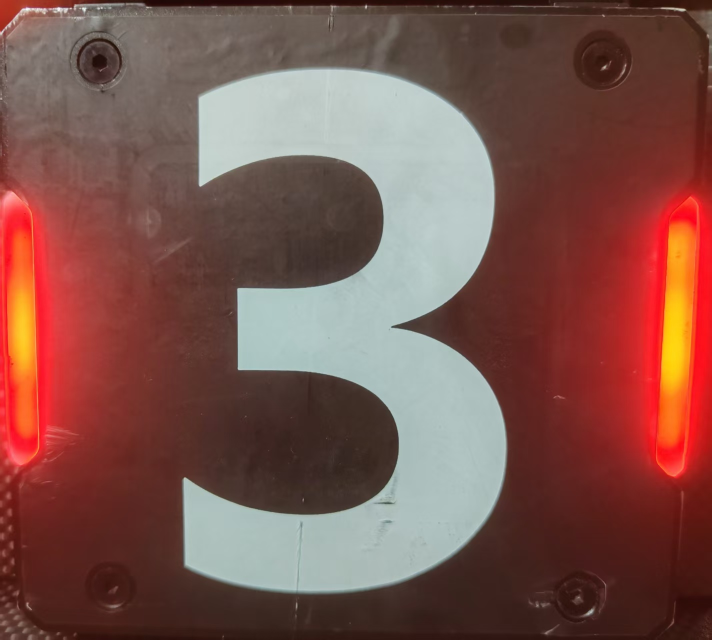
//> input picture class_3/imgs/red_3.jpg, 1424 x 1280 px (shown at 1/2 size)
$ ./show_img   (built with g++ and OpenCV 4)
//> lines starting //> are read from the running program, lines starting //| are printed output that depends on the picture
#include <opencv2/opencv.hpp>

int main()
{
    cv::Mat bgr_img;
    bgr_img = cv::imread("imgs/red_3.jpg");
//> bgr_img is the input picture: 1280 rows x 1424 cols, CV_8UC3; mean B, G, R 76.9, 84.2, 125.5

    //分离三个通道并显示，调试试用
    std::vector<cv::Mat> channels;
    cv::split(bgr_img, channels);
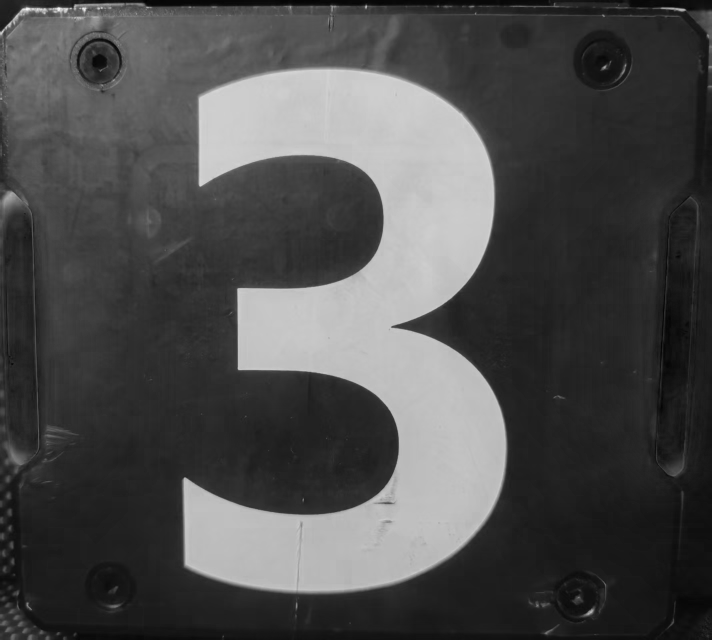
//> channels[0]: 1280 rows x 1424 cols, CV_8UC1 (shown at 1/2 size); min 0, max 255, mean 76.9
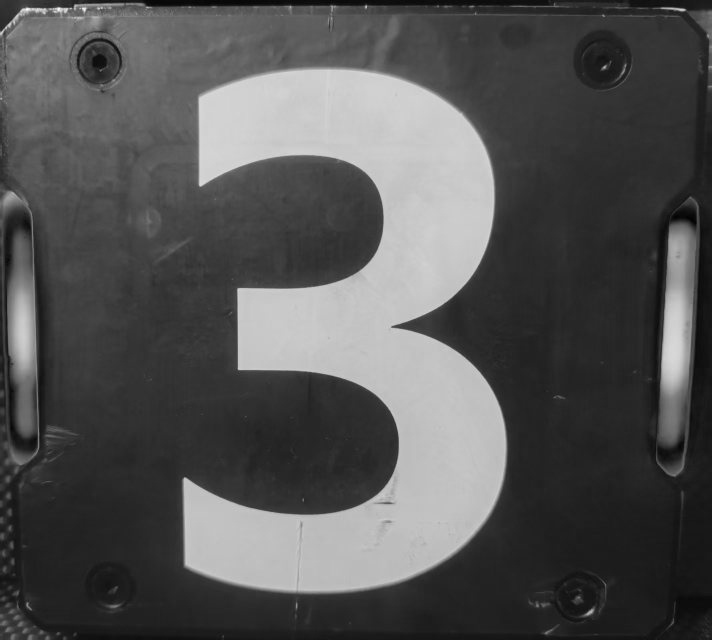
//> channels[1]: 1280 rows x 1424 cols, CV_8UC1 (shown at 1/2 size); min 1, max 253, mean 84.2
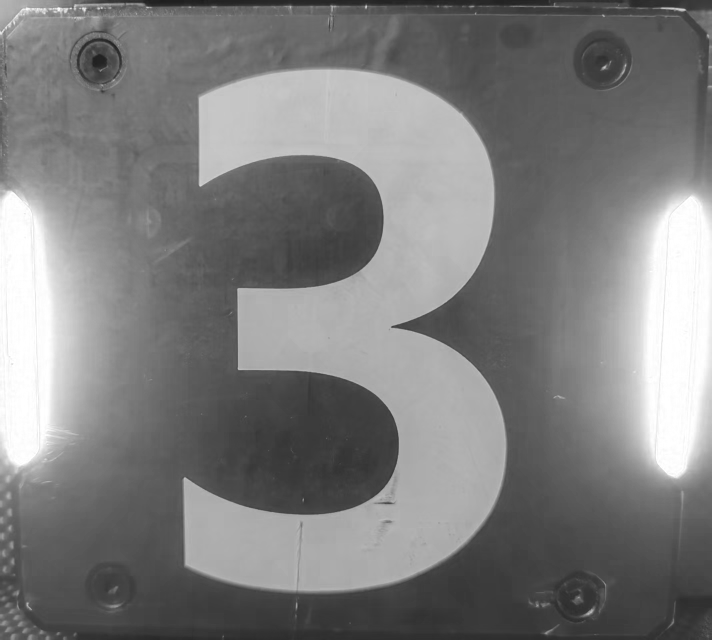
//> channels[2]: 1280 rows x 1424 cols, CV_8UC1 (shown at 1/2 size); min 26, max 255, mean 125.5
    cv::Mat blue = channels.at(0);
    cv::Mat green = channels.at(1);
    cv::Mat red = channels.at(2);

    cv::resize(blue, blue, {}, 0.5, 0.5);
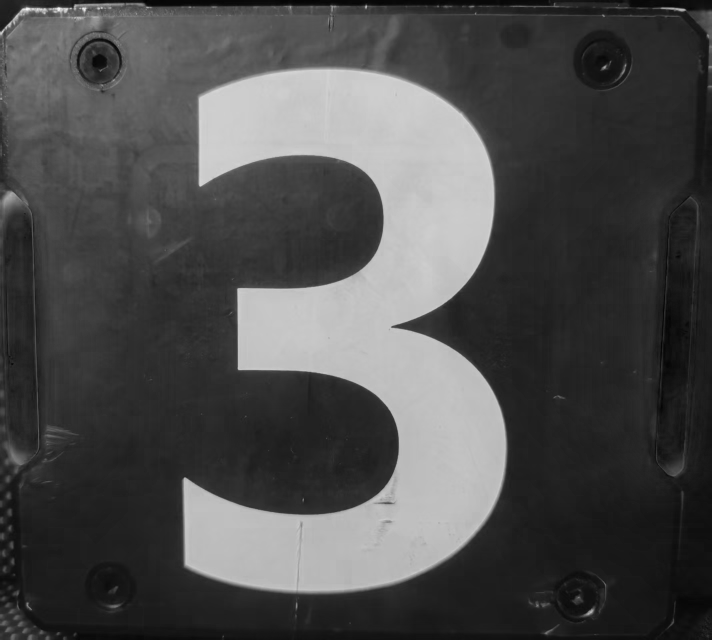
//> blue: 640 rows x 712 cols, CV_8UC1; min 1, max 247, mean 77
    cv::resize(green, green, {}, 0.5, 0.5);
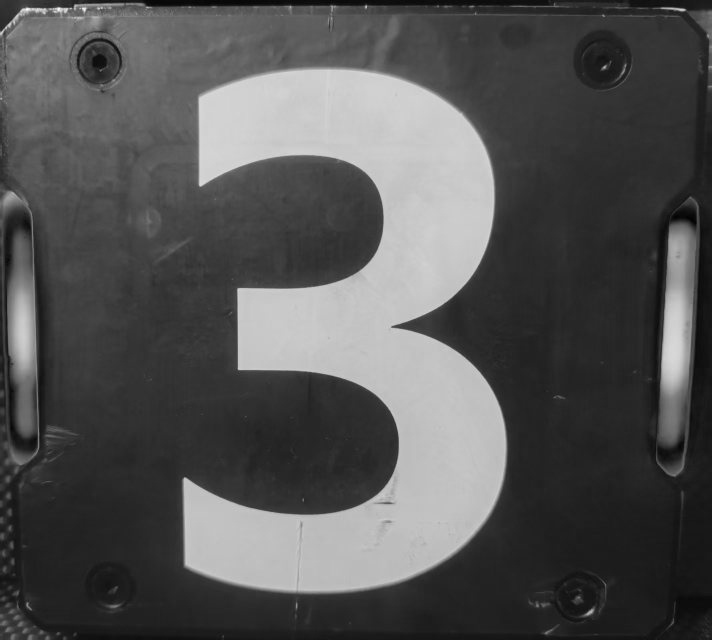
//> green: 640 rows x 712 cols, CV_8UC1; min 2, max 248, mean 84.3
    cv::resize(red, red, {}, 0.5, 0.5);
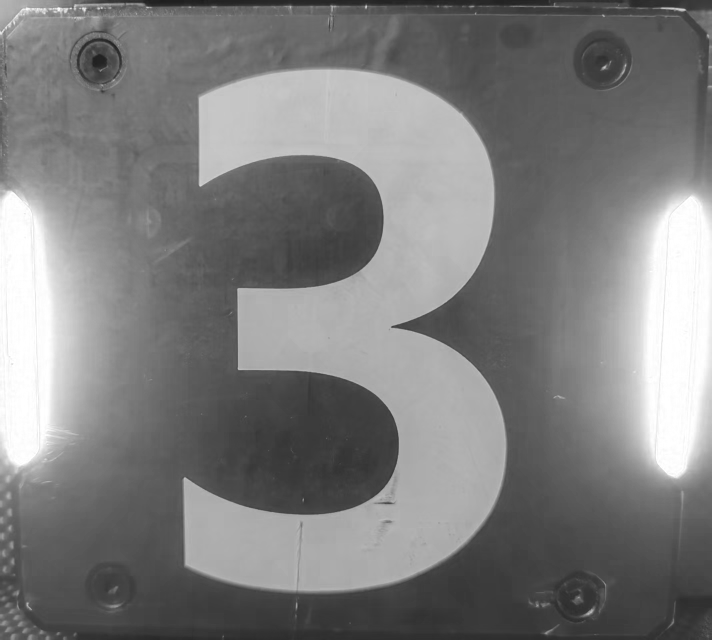
//> red: 640 rows x 712 cols, CV_8UC1; min 28, max 255, mean 125.6

    cv::imshow("blue", blue);
    cv::imshow("green", green);
    cv::imshow("red", red);

    cv::waitKey(0);
    return 0;
}

$ run again, with class_3/imgs/blue_4.jpg copied over class_3/imgs/red_3.jpg
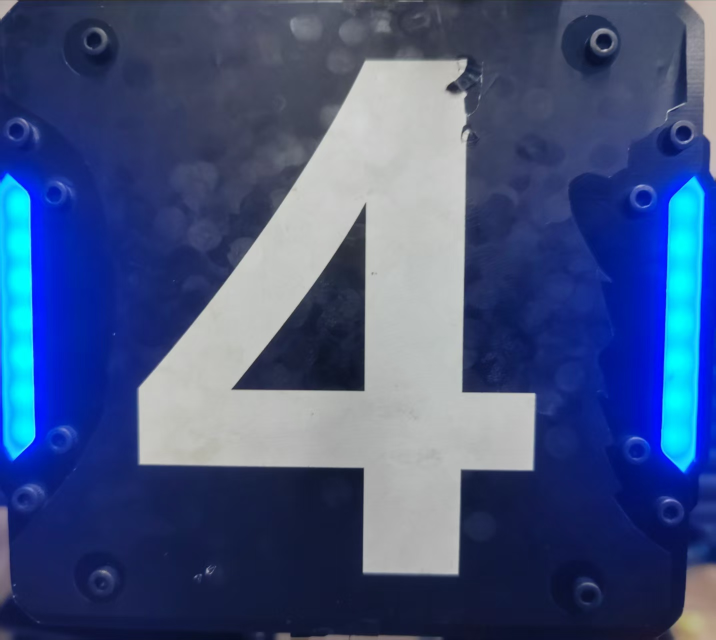
//> input picture class_3/imgs/blue_4.jpg, 1431 x 1279 px (shown at 1/2 size)
//> bgr_img is the input picture: 1279 rows x 1431 cols, CV_8UC3; mean B, G, R 127.1, 83.2, 65.4
//> `cv::resize(blue, blue, {}, 0.5, 0.5);`:
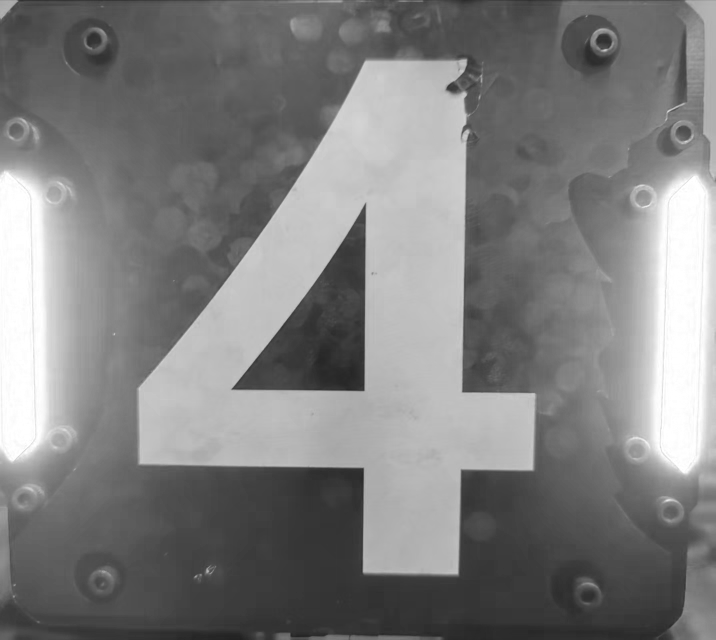
//> blue: 640 rows x 716 cols, CV_8UC1; min 32, max 255, mean 127.2
//> `cv::resize(red, red, {}, 0.5, 0.5);`:
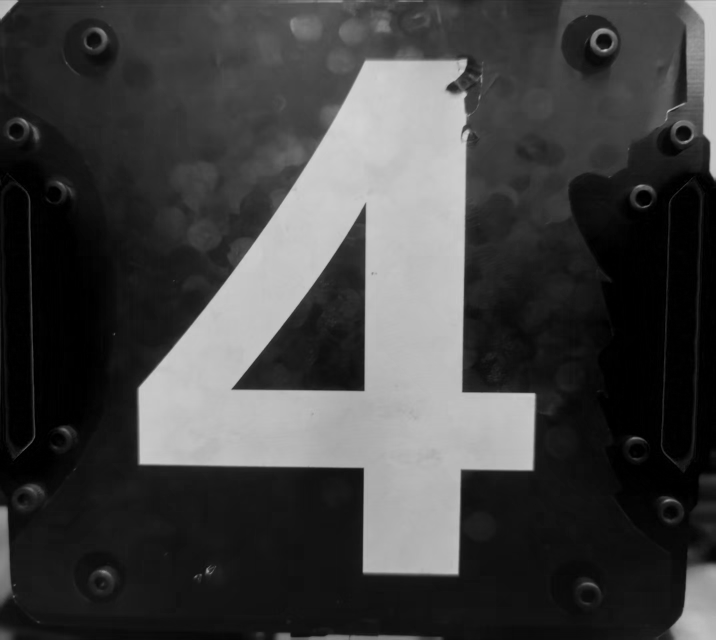
//> red: 640 rows x 716 cols, CV_8UC1; min 0, max 211, mean 65.5
